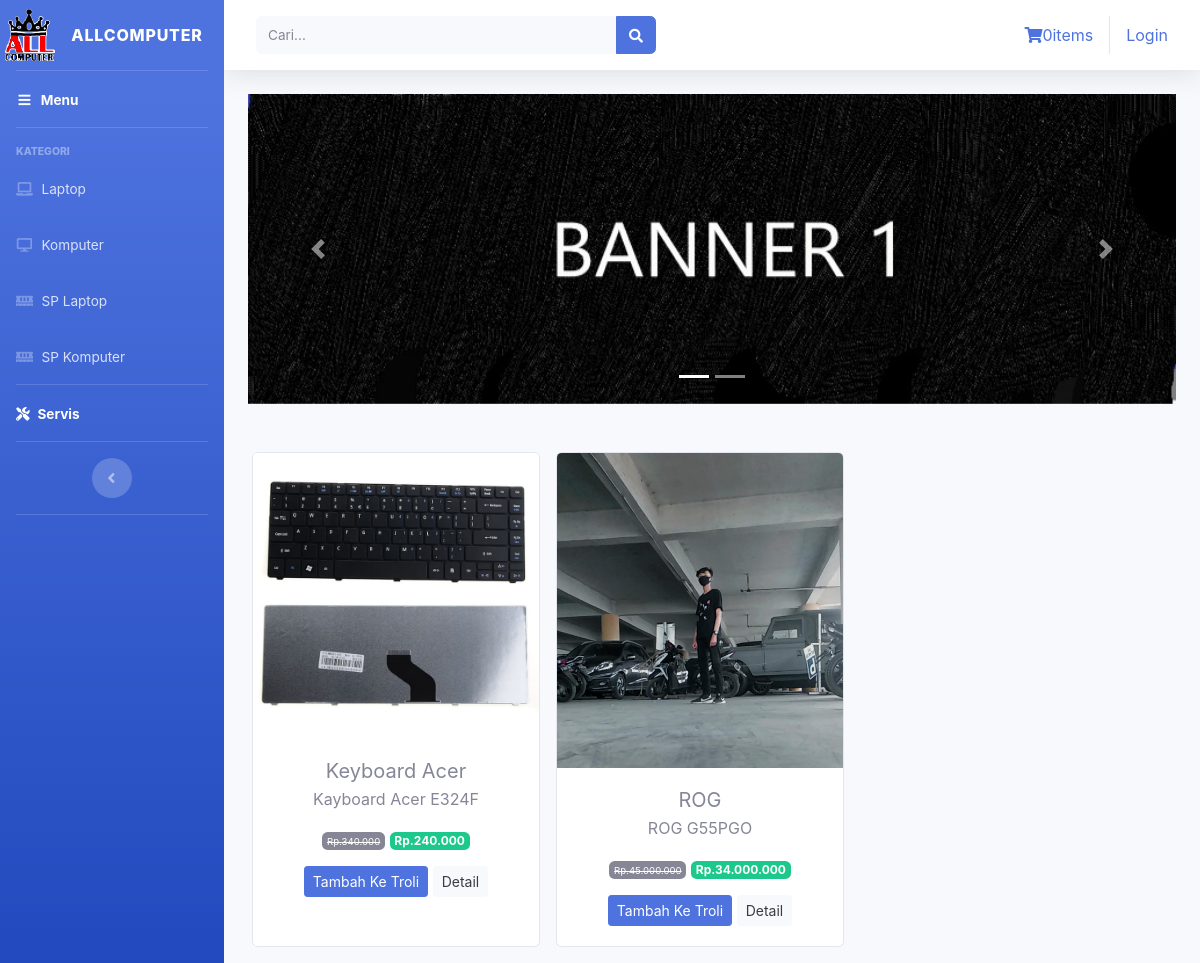
The page /index.php/kategori/sp_laptop on the database its author committed.
### tables this page shows
CREATE TABLE `tb_barang` (
  `id_brg` int(11) NOT NULL,
  `nama_brg` varchar(120) NOT NULL,
  `keterangan` varchar(225) NOT NULL,
  `kategori` varchar(60) NOT NULL,
  `harga` int(11) NOT NULL,
  `diskon` int(11) NOT NULL,
  `stok` int(4) NOT NULL,
  `gambar` text NOT NULL
);

### application/controllers/kategori.php (called while the page is built, shortened)
<?php
class Kategori extends CI_Controller
{
  public function sp_laptop()
	{
		$data['sp_laptop'] = $this->model_kategori->data_sp_laptop()->result();
		$this->load->view('tamplates/header');
		$this->load->view('tamplates/sidebar');
		$this->load->view('sp_laptop',$data);
		$this->load->view('tamplates/footer');
	}
}

### index.php (called while the page is built, shortened)
<?php
require_once BASEPATH.'core/CodeIgniter.php';

### application/models/model_kategori.php (called while the page is built, shortened)
<?php
class Model_kategori extends CI_Model
{
	public function data_sp_laptop()
	{
		return $this->db->get_where("tb_barang",array('kategori' => 'sparepart laptop'));
	}
}

### application/views/sp_laptop.php (the view, shortened to what this page needs)
<div class="container-fluid">
    <div id="carouselExampleIndicators" class="carousel slide" data-ride="carousel">
  <ol class="carousel-indicators">
    <li data-target="#carouselExampleIndicators" data-slide-to="0" class="active"></li>
    <li data-target="#carouselExampleIndicators" data-slide-to="1"></li>
  </ol>
  <div class="carousel-inner">
    <div class="carousel-item active">
      <img src="<?php echo base_url('assets/img/slider1.jpg') ?>" class="d-block w-100" alt="...">
    </div>
  </div>
  <a class="carousel-control-prev" href="#carouselExampleIndicators" role="button" data-slide="prev">
    <span class="carousel-control-prev-icon" aria-hidden="true"></span>
  </a>
  <a class="carousel-control-next" href="#carouselExampleIndicators" role="button" data-slide="next">
    <span class="carousel-control-next-icon" aria-hidden="true"></span>
  </a>
    </div>
    <div class="row text-center mt-5">
        <?php foreach ($sp_laptop as $brg ) : ?>
            <div class="card ml-3 mb-3" style="width: 18rem;">
            <img src="<?php echo base_url().'uploads/'.$brg->gambar ?>" class="card-img-top" alt="...">
            <div class="card-body ">
            <h5 class="card-title mb-1"><?php echo $brg->nama_brg;?></h5>
            <p class="card-text"><?php echo $brg->keterangan;?></p>
            <span class="badge badge-secondary mb-3"><small><strike> Rp.<?php echo number_format($brg->diskon,0,',','.') ?></strike></small></span>
            <span class="badge badge-success mb-3">Rp.<?php echo number_format($brg->harga,0,',','.') ?></span><br>
            <?php echo anchor('dashboard/tambah_ke_keranjang/'.$brg->id_brg,'<div class="btn btn-sm btn-primary">Tambah Ke Troli</div>')?>
            <?php echo anchor('dashboard/detail/'.$brg->id_brg,'<div class="btn btn-sm btn-light">Detail</div>')?>
         </div>
        </div>
        <?php endforeach; ?>
    </div>
</div>

### rows shown on the page
tb_barang: gambar (picture), nama_brg "Keyboard Acer", keterangan "Kayboard Acer E324F", diskon "340.000", harga "240.000", id_brg "Tambah Ke Troli", id_brg "Detail"
tb_barang: gambar (picture), nama_brg "ROG", keterangan "ROG G55PGO", diskon "45.000.000", harga "34.000.000", id_brg "Tambah Ke Troli", id_brg "Detail"

### other values the page prints
$this->cart->total_items() "0"
anchor('auth/login','Login') "Login"
